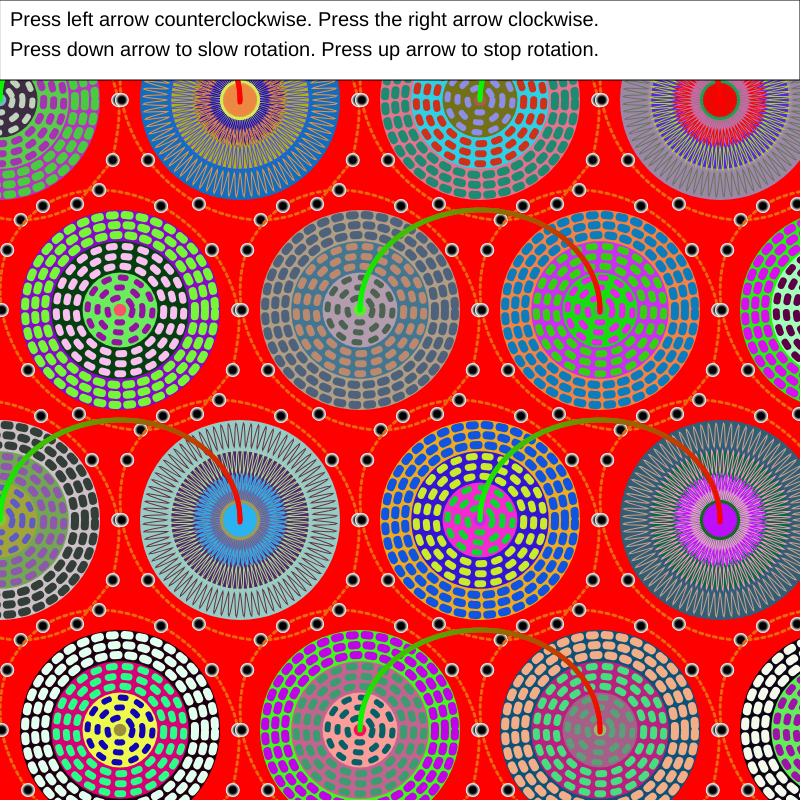
Frame 1 (no input)
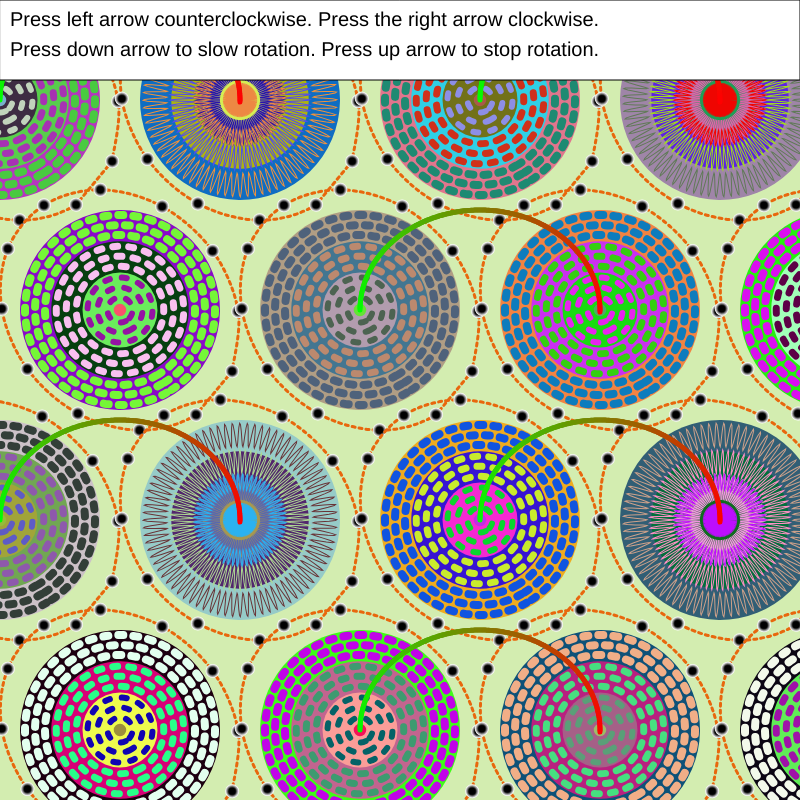
Frame 60 (no input)
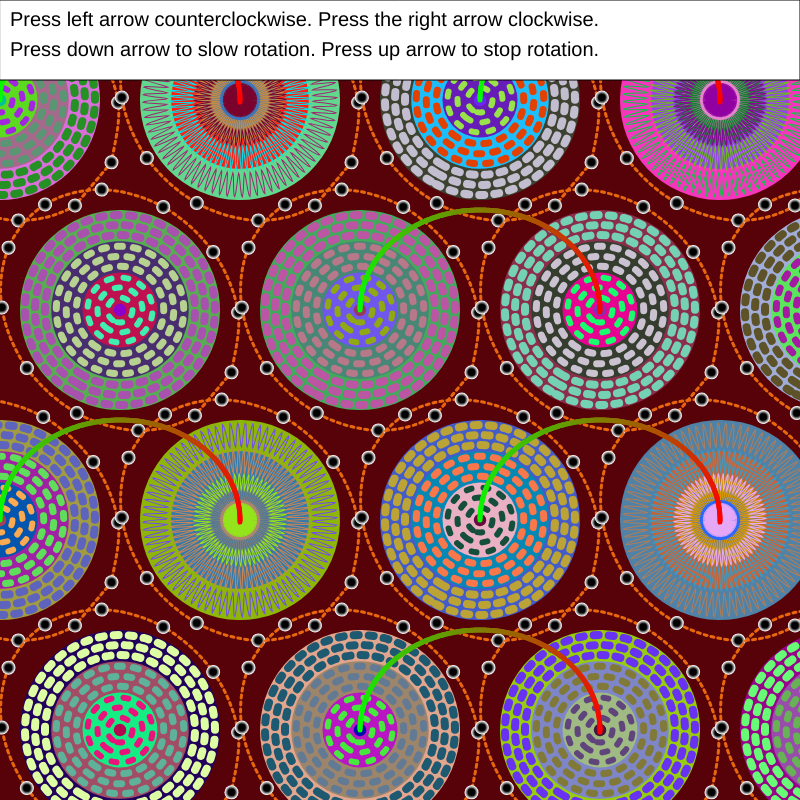
Frame 120 (the mouse pressed at the canvas centre since frame 60)

The p5.js sketch that drew these frames (run headless with seeded random() and noise() and a simulated clock; from frame 60 on, the mouse is pressed at the canvas centre):

// p5.js sketch
// ── sketch.js
let sideLength = 200; // Diameter of the large circle, 200
let gap = 10; // Gap between large circles, 10
let rows = 5; // Number of rows
let cols = 8; // Number of columns
let rotationSpeed = 0.01; // Rotation speed, 0.01
let smallEllipseDiameter = 14; // Diameter of small ellipses, 14
let smallEllipseCount = 12; // Number of small ellipses per large circle, 12
let smallEllipseDistance = 20; // Distance of small ellipses from the large circle, 20
let concentricCircles = 4; // Number of concentric circles, 4
let concentricCircleColors = []; // Colors for concentric circles
let dottedCircles = 3; // Number of dashed circles per layer, 3
let rotateSpeedPressed = 1;
let timer;

// Generate random colors in a three-dimensional array
function generateRandomColors() {
    concentricCircleColors = []; // Reset concentric circle colors
    // Generate random colors for concentric circles
    for (let i = 0; i < rows; i++) {
        concentricCircleColors.push([]); // Initialize a two-dimensional array
        for (let j = 0; j < cols; j++) {
            concentricCircleColors[i].push([]);
            for (let k = 0; k < concentricCircles; k++) {
                concentricCircleColors[i][j].push(color(random(255), random(255), random(255)));
            }
        }
    }
}

// Get the contrasting color
function getContrastColor(hexColor) {
    let c = color(hexColor); // Create a color
    let r = red(c); // Get the red component
    let g = green(c); // Get the green component
    let b = blue(c); // Get the blue component
    let contrastR = 255 - r;
    let contrastG = 255 - g;
    let contrastB = 255 - b;
    return color(contrastR, contrastG, contrastB);
}

// Draw a wavy circular shape
function drawWaveCircle(i, j, k, radius) {
    push();
    rotate(rotateSpeedPressed * frameCount / (50.0 / (j + 50))); // Change the rotation speed based on the circle's index
    // Draw a wavy circular shape
    beginShape();
    noFill();
    stroke(getContrastColor(concentricCircleColors[i][j][k])); // Set the stroke color
    strokeWeight(1); // Set the stroke weight
    for (let angle = 0; angle < 360; angle += 0.5) {
        let r = radius * 0.85 + 12 * sin(80 * angle); // Calculate using degrees to compute the sine function
        let x = r * cos(angle);
        let y = r * sin(angle);
        vertex(x, y);
    }
    endShape(CLOSE);
    beginShape();
    for (let angle = 0; angle < 360; angle += 0.5) {
        let r = 38 + 8 * sin(60 * angle); // Calculate using degrees to compute the sine function
        let x = r * cos(angle);
        let y = r * sin(angle);
        vertex(x, y);
    }
    endShape(CLOSE);
    pop();
}

// Draw dashed circles
function drawDottedCircle(i, j, k, radius) {
    for (let n = 0; n < dottedCircles && k < concentricCircles - 1; n++) {
        push();
        rotate(rotateSpeedPressed * frameCount / (50.0 / (k + 50))); // Change the rotation speed based on the circle's index
        stroke(getContrastColor(concentricCircleColors[i][j][k])); // Set the stroke color
        strokeWeight(8 - k); // Set the stroke weight
        noFill();
        drawingContext.setLineDash([5, 10 + k]); // Set the dashed line style
        ellipse(0, 0, radius * 2 - 10 - 20 * n); // Draw a concentric circle with adjusted radius
        pop();
        drawingContext.setLineDash([]); // Reset the dashed line style
    }
}

// Draw small ellipses and connecting curves
function drawSmallEllipses() {
    let smallEllipses = [];
    for (let k = 0; k < smallEllipseCount; k++) {
        let angle = map(k, 0, smallEllipseCount, 0, 360);
        let x = (sideLength / 2 + smallEllipseDistance) * cos(angle + smallEllipseDistance);
        let y = (sideLength / 2 + smallEllipseDistance) * sin(angle + smallEllipseDistance * 1.5);
        smallEllipses.push({ x, y });
    }
    // Draw curves between small ellipses
    stroke('#E8670D');
    strokeWeight(3);
    noFill();
    beginShape();
    drawingContext.setLineDash([3, 4]);
    for (let l = 0; l < smallEllipseCount; l++) {
        curveVertex(smallEllipses[l].x, smallEllipses[l].y);
    }
    endShape(CLOSE);
    // Draw small ellipses
    for (let l = 0; l < smallEllipseCount; l++) {
        let ellipseRadius = smallEllipseDiameter / 2; // Radius of the small ellipse
        // Draw gradient small ellipses
        for (let i = 0; i <= ellipseRadius; i++) {
            let t = map(i, 0, ellipseRadius, 0, 1); // Map the radius to a value between 0 and 1
            let gradientColor = lerpColor(color(255), color(0), t); // Get the interpolated color
            fill(gradientColor); // Set the fill color to the interpolated color
            noStroke(); // No stroke
            ellipse(smallEllipses[l].x, smallEllipses[l].y, smallEllipseDiameter - i, smallEllipseDiameter - i); // Draw a small ellipse
        }
    }
}

// Draw gradient arcs connecting the centers of two large circles
function drawGradientArc2() {
    for (let i = 0; i < rows; i++) {
        for (let j = 0; j < cols; j++) {
            push();
            translate((j + 0.5 * (i % 2)) * (sideLength + gap * 4), i * (sideLength + gap) + sideLength / 2); // Move the origin to the center of each large circle
            if (!(i % 2 == 0 && j % 2 != 0) && !(i % 2 != 0 && j % 2 == 0)) {
                let arcStartAngle = 180; // Starting angle of the arc
                let arcEndAngle = 360; // Ending angle of the arc
                for (let i = arcStartAngle; i <= arcEndAngle; i++) {
                    let t = map(i, arcStartAngle, arcEndAngle, 0, 1); // Map the angle to a value between 0 and 1
                    let gradientColor = lerpColor(color(0, 255, 0), color(255, 0, 0), t); // Get the interpolated color
                    stroke(gradientColor); // Set the stroke color to the interpolated color
                    strokeWeight(5); // Set the stroke weight
                    noFill(); // No fill
                    arc(sideLength - gap * 8, 0, sideLength + gap * 4, sideLength * 1, i, i + 1); // Draw a small segment of the arc
                }
            }
            pop();
        }
    }
}

// Draw concentric circles
function drawConcentricCircles() {
    for (let i = 0; i < rows; i++) {
        for (let j = 0; j < cols; j++) {
            push();
            translate((j + 0.5 * (i % 2)) * (sideLength + gap * 4), i * (sideLength + gap) + sideLength / 2); // Move the origin to the center of each large circle
            rotate(frameCount * rotationSpeed * rotateSpeedPressed); // Make each large circle spin
            // Draw concentric circles
            for (let k = 0; k < concentricCircles; k++) {
                let radius = sideLength / 2 - k * (sideLength / (1.6 * concentricCircles));
                fill(concentricCircleColors[i][j][k]); // Set the fill color to a random color
                noStroke(); // No stroke
                ellipse(0, 0, radius * 2, radius * 2); // Draw a concentric circle
                if (i % 2 == 0 && j % 2 != 0) {
                    drawWaveCircle(i, j, k, radius);
                } else {
                    drawDottedCircle(i, j, k, radius);
                }
            }
            drawSmallEllipses();
            pop();
        }
    }
    drawGradientArc2();
}

function setup() {
    createCanvas(800, 800);
    angleMode(DEGREES); // Change the angle mode to degrees
    generateRandomColors(); // Generate random colors
    // Start of new code
    bgColor = color(255, 0, 0);
    setInterval(changeColor, 2000);
    timer = setTimeout(() => {
        generateRandomColors(); // Generate random colors every 5 seconds
        timer = setTimeout(arguments.callee, 5000);
    }, 5000);
    // End of new code
}

function draw() {
    background(bgColor);
    drawConcentricCircles();
    fill(255, 255, 255);
    rect(0, 0, 800, 80);
    fill(0);
    textSize(20);
    textAlign(LEFT, TOP);
    text("Press left arrow counterclockwise. Press the right arrow clockwise.", 10, 10);
    text("Press down arrow to slow rotation. Press up arrow to stop rotation.", 10, 40);
}

// Start of new code
function changeColor() {
    let r = random(255);
    let g = random(255);
    let b = random(255);
    bgColor = color(r, g, b);
}
// End of new code

function mousePressed() {
    clearTimeout(timer);
    generateRandomColors(); // Generate random colors immediately on mouse click
    timer = setTimeout(() => {
        generateRandomColors(); // Generate random colors every 5 seconds
        timer = setTimeout(arguments.callee, 5000);
    }, 5000);
}

// Reference: p5js.org/reference/#/p5/keyPressed
function keyPressed() {
    if (keyCode == LEFT_ARROW) {
        console.log("LEFT_ARROW");
        rotateSpeedPressed = -400;
        console.log(rotateSpeedPressed);
    } else if (keyCode == RIGHT_ARROW) {
        console.log("RIGHT_ARROW");
        rotateSpeedPressed = 400;
        console.log(rotateSpeedPressed);
    } else if (keyCode == DOWN_ARROW) {
        console.log("DOWN_ARROW");
        rotateSpeedPressed = 10;
        console.log(rotateSpeedPressed);
    } else if (keyCode == UP_ARROW) {
        console.log("UP_ARROW");
        rotateSpeedPressed = 0;
        console.log(rotateSpeedPressed);
    }
}
